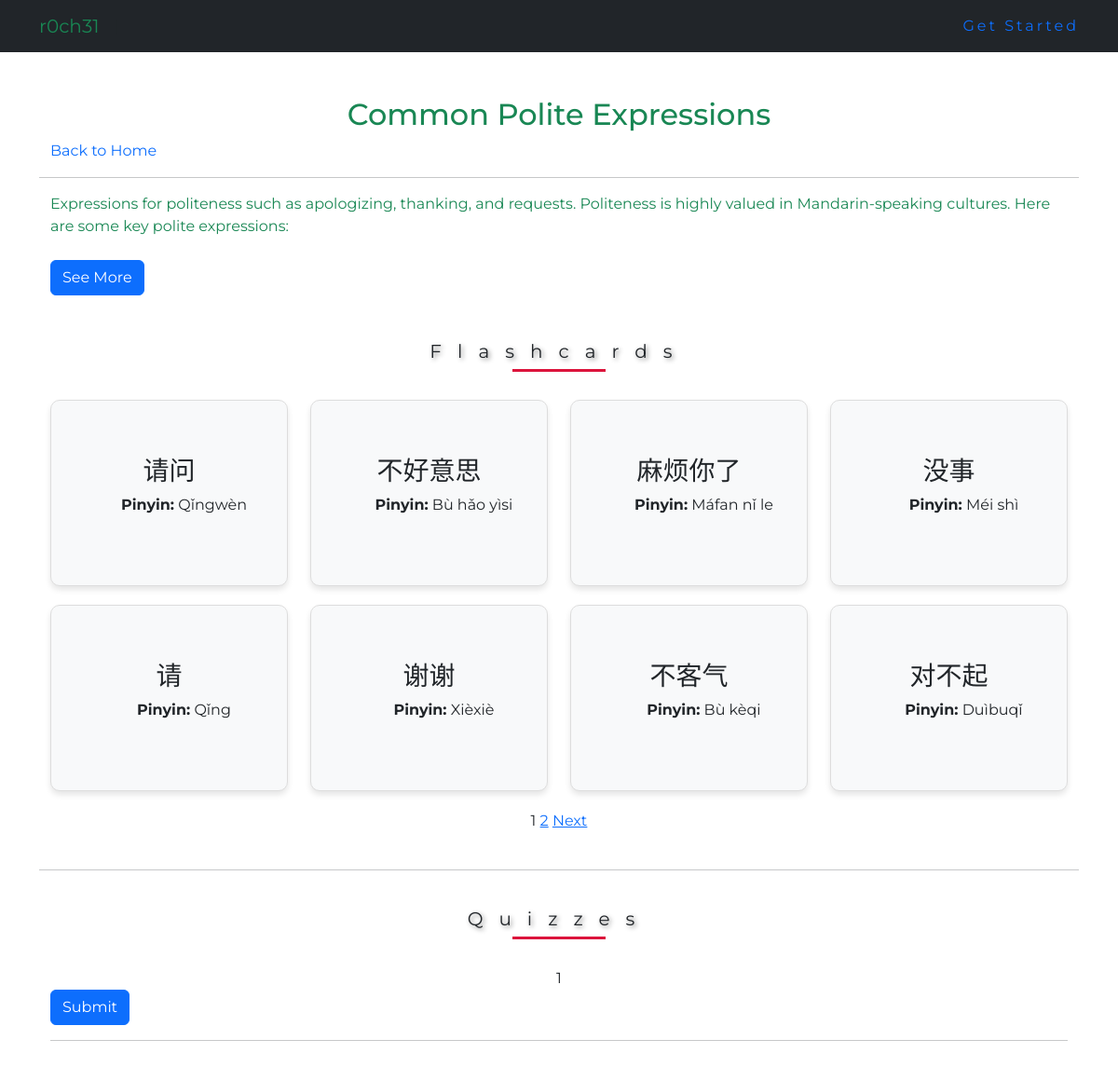
/lessons/3/, run on the app's committed database.
### mandarin/models.py (models this page shows, shortened)
class Lesson(models.Model):
    id = models.AutoField(primary_key=True)
    chapter = models.ForeignKey(Chapter, on_delete=models.CASCADE, related_name='lessons')
    title = models.CharField(max_length=255)
    content = models.TextField()

class Flashcard(models.Model):
    id = models.AutoField(primary_key=True)
    lesson = models.ForeignKey(Lesson, on_delete=models.CASCADE, related_name='flashcards')
    chinese_character = models.CharField(max_length=10)
    pinyin = models.CharField(max_length=50)
    english_translation = models.CharField(max_length=255)

### mandarin/views.py (the view, shortened to what this page needs)
# urls.py: path('lessons/<int:lesson_id>/', views.lesson_detail, name='lesson_detail'),
def lesson_detail(request, lesson_id):
    lesson = get_object_or_404(Lesson.objects.prefetch_related('flashcards', 'quizzes'), id=lesson_id)
    flashcards_list = lesson.flashcards.all().order_by('id')
    quizzes_list = lesson.quizzes.all().order_by('id')
    flashcard_paginator = Paginator(flashcards_list, 8)
    flashcard_page_number = request.GET.get('flashcard_page')
    flashcards = flashcard_paginator.get_page(flashcard_page_number)
    quiz_paginator = Paginator(quizzes_list, 5)
    quiz_page_number = request.GET.get('quiz_page')
    quizzes = quiz_paginator.get_page(quiz_page_number)
    results = {}
    score = 0
    return render(request, 'mandarin/lesson_detail.html', {
        'lesson': lesson,
        'flashcards': flashcards,
        'quizzes': quizzes,
        'results': results,
        'score': score,
    })

### mandarin/templates/mandarin/lesson_detail.html (shortened to what this page needs)
{% extends "mandarin/base.html" %}
{% block content %}
<div class="container">
    <div class="container mt-5">
        <h2 class="text-success text-center">{{ lesson.title }}</h2>
        <a href="{% url 'home' %}" class="text-decoration-none">Back to Home</a>
    </div>
    <hr>
    <div class="container mt-2">
        <p id="lessonContent" class="overflow-auto text-justify text-success" style="max-height: 150px; overflow-y: hidden;">
            {{ lesson.content }}
        </p>
        <button id="toggleButton" class="btn btn-primary mt-2">See More</button>
    </div>
    <div class="container mt-5">
        <h4>Flashcards</h4>
        <div class="row">
            {% for flashcard in flashcards %}
            <div class="col-md-3">
                <div class="flip-card">
                    <div class="flip-card-inner">
                        <div class="flip-card-front">
                            <div class="row">
                                <h3>{{ flashcard.chinese_character }}</h3>
                                <p class="mx-3"><strong>Pinyin:</strong> {{ flashcard.pinyin }}</p>
                            </div>
                        </div>
                        <div class="flip-card-back">
                            <p><strong>Meaning:</strong> {{ flashcard.english_translation }}</p>
                        </div>
                    </div>
                </div>
            </div>
            {% endfor %}
        </div>
    </div>
    <div class="text-center">
        {% for page in flashcards.paginator.page_range %}
            {% if page == flashcards.number %}
                <span>{{ page }}</span>
            {% else %}
                <a href="?flashcard_page={{ page }}">{{ page }}</a>
            {% endif %}
        {% endfor %}
        {% if flashcards.has_next %}
            <a href="?flashcard_page={{ flashcards.next_page_number }}">Next</a>
        {% endif %}
    </div>
    <br>
    <hr>
    <div class="container mt-3">
        <h4>Quizzes</h4>
        <div style="text-align: left;">
            <form method="post">
            <div class="text-center">
                {% for page in quizzes.paginator.page_range %}
                    {% if page == quizzes.number %}
                        <span>{{ page }}</span>
                    {% else %}
                        <a href="?quiz_page={{ page }}">{{ page }}</a>
                    {% endif %}
                {% endfor %}
            </div>
            <button type="submit" class="btn btn-primary">Submit</button>
            </form>
            <hr>
        </div>
        <br><br>
    </div>
</div>
<br><br>
{% endblock %}

### static/css/style.css (style rules this page uses)
body { margin: 0; padding: 0; font-family: 'Montserrat', sans-serif; }
.flip-card { width: 100%; height: 200px; perspective: 1000px; margin-bottom: 20px; }
.flip-card-inner { position: relative; width: 100%; height: 100%; text-align: center; transition: transform 0.6s; transform-style: preserve-3d; }
.flip-card-front, .flip-card-back { position: absolute; width: 100%; height: 100%; backface-visibility: hidden; display: flex; justify-content: center; align-items: center; border: 1px solid #ddd; border-radius: 10px; box-shadow: 0 4px 6px rgba(0, 0, 0, 0.1); padding: 20px; }
.flip-card-front { background: #f8f9fa; }
.flip-card-back { background: #007bff; color: white; transform: rotateY(180deg); }
h4 { text-align: center; letter-spacing: 17px; font-size: 60px; font-style: bold; text-shadow: 2px 2px 5px gray; }
h4 { width: 100%; font-weight: normal; font-size: 20px; position: relative; margin: 40px 0; }
h4::before { content: ''; position: absolute; width: 100px; height: 3px; background-color: crimson; bottom: -10px; left: 50%; transform: translateX(-50%); animation: animate 4s linear infinite; }

### data on the page
Lesson: title "Common Polite Expressions", content "Expressions for politeness such as apologizing, thanking, and requests. Politeness is highly valued in Mandarin-speaking cultures. Here are some key polite expressions:"
Flashcard: chinese_character "请问", pinyin "Qǐngwèn"
Flashcard: chinese_character "不好意思", pinyin "Bù hǎo yìsi"
Flashcard: chinese_character "麻烦你了", pinyin "Máfan nǐ le"
Flashcard: chinese_character "没事", pinyin "Méi shì"
Flashcard: chinese_character "请", pinyin "Qǐng"
Flashcard: chinese_character "谢谢", pinyin "Xièxiè"
Flashcard: chinese_character "不客气", pinyin "Bù kèqi"
Flashcard: chinese_character "对不起", pinyin "Duìbuqǐ"

### other printed values
{{ page }} "1"
{{ page }} "2"
